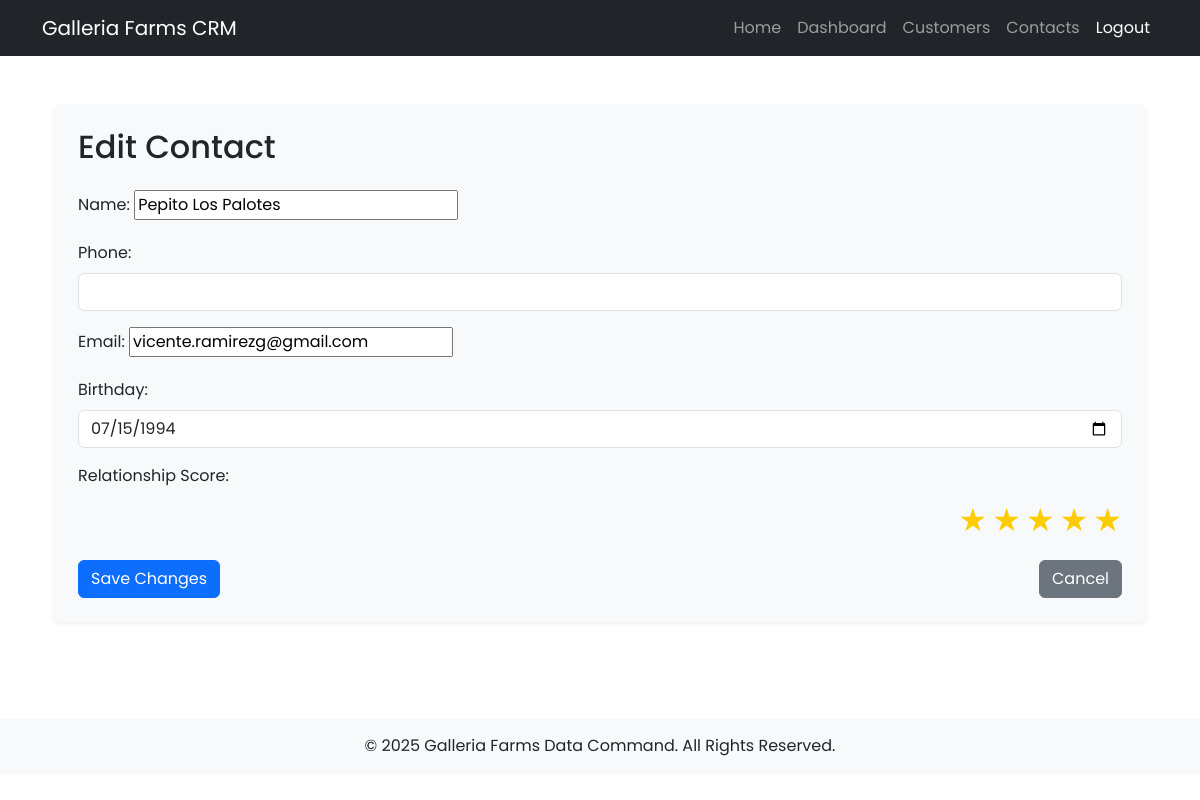
The app's page /crm/contact/1/edit/ (signed in) with its own data.
### crm/models.py (models this page shows, shortened)
class Contact(models.Model):
    name = models.CharField(max_length=255)
    phone = models.CharField(max_length=20, blank=True)
    email = models.EmailField(blank=True)
    customer = models.ForeignKey(Customer, on_delete=models.CASCADE, related_name='contacts')
    relationship_score = models.IntegerField(default=0)
    birthday = models.DateField(null=True, blank=True)

### crm/views.py (the view, shortened to what this page needs)
# urls.py: path('contact/<int:pk>/edit/', ContactUpdateView.as_view(), name='contact_edit'),
class ContactUpdateView(LoginRequiredMixin, UpdateView):
    model = Contact
    form_class = ContactForm
    template_name = 'crm/contact_form.html'
    success_url = reverse_lazy('crm:contact_list')
    def get_queryset(self):
        return Contact.objects.filter(customer__salesperson=self.request.user.salesperson)

### crm/forms.py (shortened to what this page needs)
class ContactForm(forms.ModelForm):
    class Meta:
        model = Contact
        fields = ['name', 'phone', 'email', 'relationship_score', 'birthday']
        widgets = {
            'birthday': forms.DateInput(attrs={'type': 'date', 'class': 'form-control'}),
        }
    def __init__(self, *args, **kwargs):
        salesperson = kwargs.pop('salesperson', None)
        super().__init__(*args, **kwargs)
        if salesperson:
            self.fields['customer'].queryset = Customer.objects.filter(salesperson=salesperson)

### crm/templates/crm/contact_form.html (shortened to what this page needs)
{% extends "crm/base.html" %}
{% block content %}
<div class="container">
    <div class="form-container bg-light p-4 rounded shadow-sm">
        <h2 class="mb-4">Edit Contact</h2>
        <form method="post">
            <div class="mb-3">
                <label for="id_name" class="form-label font-weight-bold">Name:</label>
                {{ form.name }}
            </div>
            <div class="mb-3">
                <label for="id_phone" class="form-label font-weight-bold">Phone:</label>
                <input type="tel" id="id_phone" class="form-control">
            </div>
            <div class="mb-3">
                <label for="id_email" class="form-label font-weight-bold">Email:</label>
                {{ form.email }}
            </div>
            <div class="mb-3">
                <label for="id_birthday" class="form-label font-weight-bold">Birthday:</label>
                <input type="date" id="id_birthday" name="birthday" class="form-control"
                    value="{{ form.birthday.value|date:'Y-m-d' }}">
            </div>
            <div class="mb-3">
                <label class="form-label font-weight-bold d-block">Relationship Score:</label>
                <div class="star-rating">
                    <label for="star5" title="5 stars">&#9733;</label>
                    <label for="star4" title="4 stars">&#9733;</label>
                    <label for="star3" title="3 stars">&#9733;</label>
                    <label for="star2" title="2 stars">&#9733;</label>
                    <label for="star1" title="1 star">&#9733;</label>
                </div>
            </div>
            <div class="d-flex justify-content-between">
                <button type="submit" class="btn btn-primary">Save Changes</button>
                <a href="{% url 'crm:dashboard' %}" class="btn btn-secondary">Cancel</a>
            </div>
        </form>
    </div>
</div>
<link rel="stylesheet" href="https://cdnjs.cloudflare.com/ajax/libs/intl-tel-input/17.0.8/css/intlTelInput.css"/>
{% endblock %}

### crm/templates/crm/base.html (style rules this page uses)
body { font-family: 'Poppins', sans-serif; }

### crm/templates/crm/contact_form.html (style rules this page uses)
.star-rating { direction: rtl; font-size: 2rem; display: flex; justify-content: flex-start; gap: 5px; }
.star-rating label { color: #ccc; cursor: pointer; }
.star-rating input:checked ~ label { color: #ffcc00; }

### records on screen
Contact: name "Pepito Los Palotes", email "vicente.ramirezg@gmail.com", birthday "07/15/1994"
